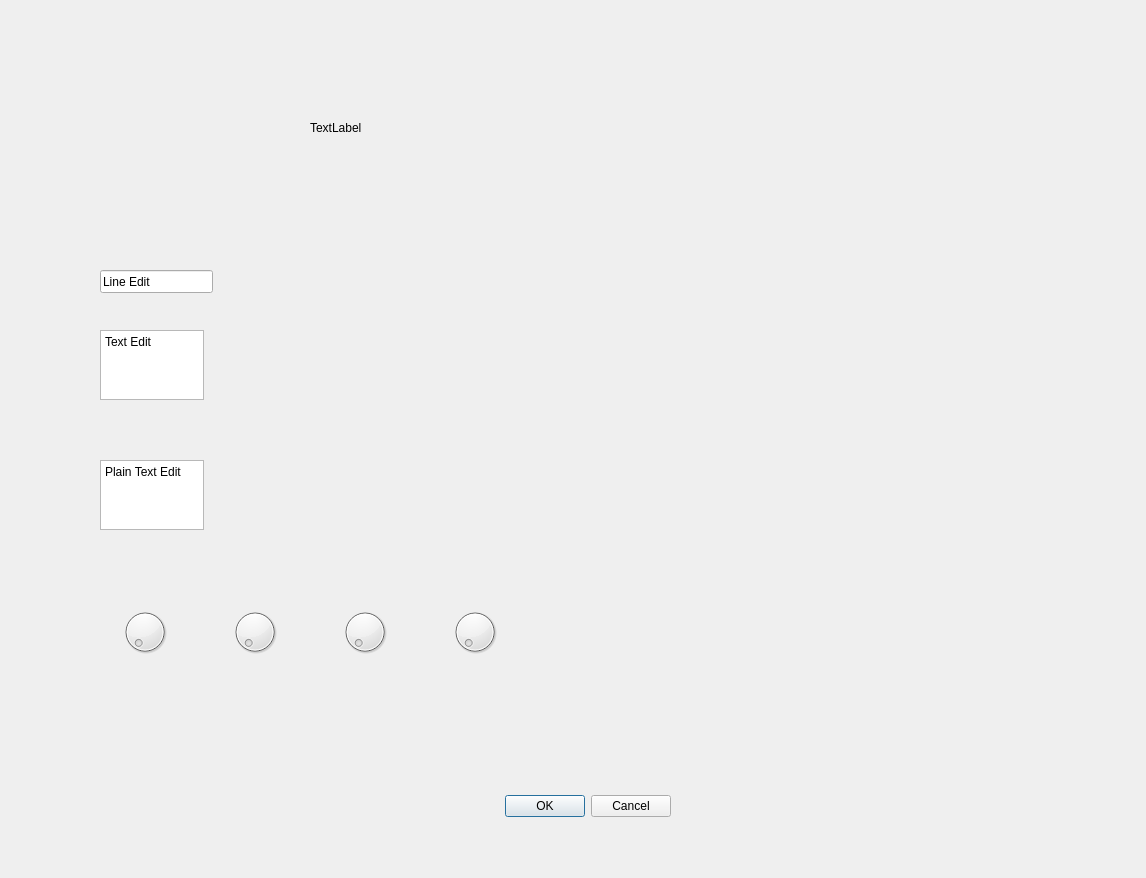
<?xml version="1.0" encoding="UTF-8"?>
<ui version="4.0">
 <class>Dialog</class>
 <widget class="QDialog" name="Dialog">
  <property name="geometry">
   <rect>
    <x>0</x>
    <y>0</y>
    <width>1146</width>
    <height>878</height>
   </rect>
  </property>
  <property name="windowTitle">
   <string>Dialog</string>
  </property>
  <widget class="QDialogButtonBox" name="buttonBox">
   <property name="geometry">
    <rect>
     <x>330</x>
     <y>790</y>
     <width>341</width>
     <height>32</height>
    </rect>
   </property>
   <property name="orientation">
    <enum>Qt::Horizontal</enum>
   </property>
   <property name="standardButtons">
    <set>QDialogButtonBox::Cancel|QDialogButtonBox::Ok</set>
   </property>
  </widget>
  <widget class="QLineEdit" name="lineEdit">
   <property name="geometry">
    <rect>
     <x>100</x>
     <y>270</y>
     <width>113</width>
     <height>23</height>
    </rect>
   </property>
   <property name="text">
    <string>Line Edit</string>
   </property>
  </widget>
  <widget class="QTextEdit" name="textEdit">
   <property name="geometry">
    <rect>
     <x>100</x>
     <y>330</y>
     <width>104</width>
     <height>70</height>
    </rect>
   </property>
   <property name="html">
    <string>&lt;!DOCTYPE HTML PUBLIC &quot;-//W3C//DTD HTML 4.0//EN&quot; &quot;http://www.w3.org/TR/REC-html40/strict.dtd&quot;&gt;
&lt;html&gt;&lt;head&gt;&lt;meta name=&quot;qrichtext&quot; content=&quot;1&quot; /&gt;&lt;style type=&quot;text/css&quot;&gt;
p, li { white-space: pre-wrap; }
&lt;/style&gt;&lt;/head&gt;&lt;body style=&quot; font-family:'Sans Serif'; font-size:9pt; font-weight:400; font-style:normal;&quot;&gt;
&lt;p style=&quot; margin-top:0px; margin-bottom:0px; margin-left:0px; margin-right:0px; -qt-block-indent:0; text-indent:0px;&quot;&gt;Text Edit&lt;/p&gt;
&lt;p style=&quot;-qt-paragraph-type:empty; margin-top:0px; margin-bottom:0px; margin-left:0px; margin-right:0px; -qt-block-indent:0; text-indent:0px;&quot;&gt;&lt;br /&gt;&lt;/p&gt;&lt;/body&gt;&lt;/html&gt;</string>
   </property>
  </widget>
  <widget class="QPlainTextEdit" name="plainTextEdit">
   <property name="geometry">
    <rect>
     <x>100</x>
     <y>460</y>
     <width>104</width>
     <height>70</height>
    </rect>
   </property>
   <property name="plainText">
    <string>Plain Text Edit</string>
   </property>
  </widget>
  <widget class="QDial" name="dial">
   <property name="geometry">
    <rect>
     <x>120</x>
     <y>600</y>
     <width>50</width>
     <height>64</height>
    </rect>
   </property>
  </widget>
  <widget class="QDial" name="dial_2">
   <property name="geometry">
    <rect>
     <x>230</x>
     <y>600</y>
     <width>50</width>
     <height>64</height>
    </rect>
   </property>
  </widget>
  <widget class="QDial" name="dial_3">
   <property name="geometry">
    <rect>
     <x>340</x>
     <y>600</y>
     <width>50</width>
     <height>64</height>
    </rect>
   </property>
  </widget>
  <widget class="QDial" name="dial_4">
   <property name="geometry">
    <rect>
     <x>450</x>
     <y>600</y>
     <width>50</width>
     <height>64</height>
    </rect>
   </property>
  </widget>
  <widget class="QLabel" name="label">
   <property name="geometry">
    <rect>
     <x>310</x>
     <y>120</y>
     <width>57</width>
     <height>15</height>
    </rect>
   </property>
   <property name="text">
    <string>TextLabel</string>
   </property>
  </widget>
 </widget>
 <resources/>
 <connections>
  <connection>
   <sender>buttonBox</sender>
   <signal>accepted()</signal>
   <receiver>Dialog</receiver>
   <slot>accept()</slot>
   <hints>
    <hint type="sourcelabel">
     <x>248</x>
     <y>254</y>
    </hint>
    <hint type="destinationlabel">
     <x>157</x>
     <y>274</y>
    </hint>
   </hints>
  </connection>
  <connection>
   <sender>buttonBox</sender>
   <signal>rejected()</signal>
   <receiver>Dialog</receiver>
   <slot>reject()</slot>
   <hints>
    <hint type="sourcelabel">
     <x>316</x>
     <y>260</y>
    </hint>
    <hint type="destinationlabel">
     <x>286</x>
     <y>274</y>
    </hint>
   </hints>
  </connection>
 </connections>
</ui>
